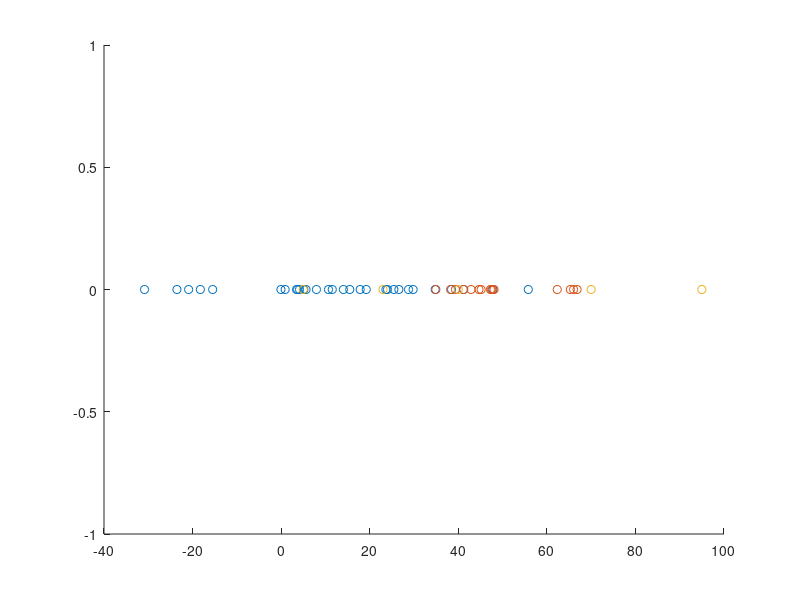

Recreate this plot in MATLAB.
S1 = [ -30.8508 23.6509 -15.4613 -0.0466 26.5835 41.1727 -23.5292 47.8198 29.8043 7.9640 4.1434 3.4718 0.9068 10.6914 11.5387 34.7819 55.8093 24.0074 3.7086 28.7557 15.4968 -20.8930 38.4767 19.2119 14.0552 25.4574 17.8422 -18.2446 5.1299 5.6184];
S2 = [44.6799 66.8210 41.2427 45.1618 42.8800 38.2579 48.0776 47.2593 65.3007 47.5098 39.3579 66.0346 62.3468 47.7037 34.9384];
T = [5 23 40 70 95];
y1 = zeros(size(S1));
y2 = zeros(size(S2));
yt = zeros(size(T));
hold on
scatter(S1, y1, 'bo')
scatter(S2, y2, 'ro')
scatter(T, yt, 'ks')
